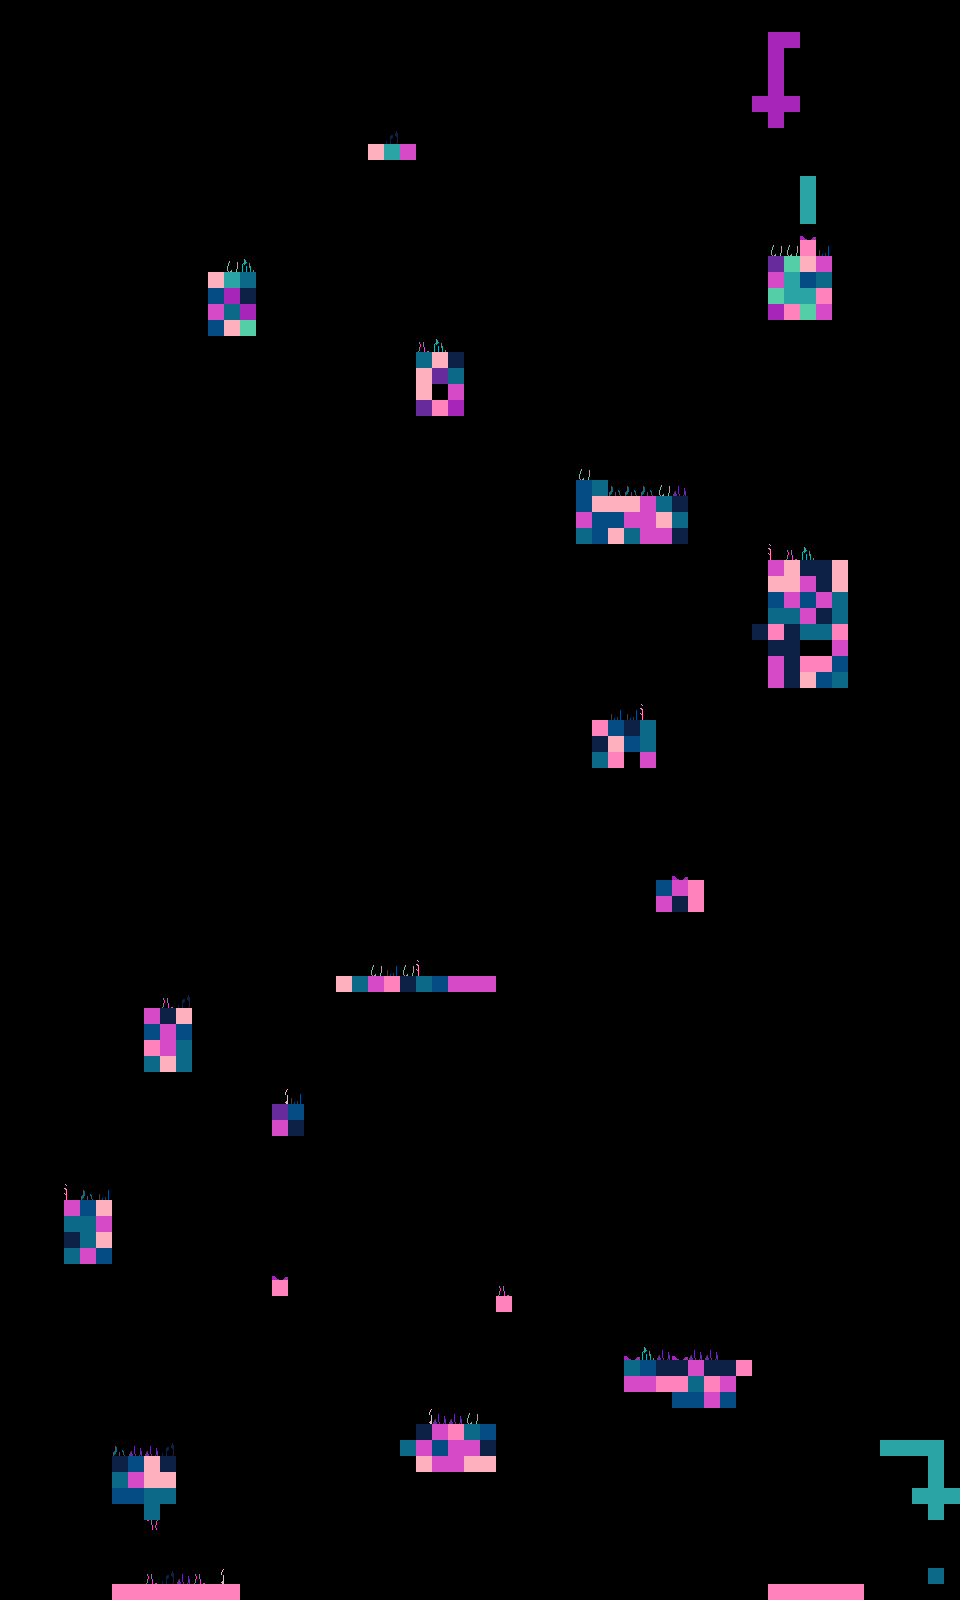

Below is a game level as drawn by its tile map, then a one-line description and the .tmx that defines it (tile-layer data replaced by summaries):
An orthogonal 60x100 tile map with 16x16 px tiles, 5 tile layers (physics, fillins, GOUPS, GODOWNS, ...).

<map version="1.10" tiledversion="1.10.1" orientation="orthogonal" renderorder="right-down" width="60" height="100" tilewidth="16" tileheight="16" infinite="0" nextlayerid="6" nextobjectid="1">
 <editorsettings>
  <export target="one_.csv" format="csv" />
 </editorsettings>
 <tileset firstgid="1" source="../tileset.tsx" />
 <layer id="1" name="physics" width="60" height="100">
  <data>[6000 cells, 224 non-empty, 10 distinct tile ids]</data>
 </layer>
 <layer id="2" name="fillins" width="60" height="100">
  <data>[6000 cells, 64 non-empty, 11 distinct tile ids]</data>
 </layer>
 <layer id="4" name="GOUPS" width="60" height="100">
  <data>[6000 cells, 12 non-empty, 2 distinct tile ids]</data>
 </layer>
 <layer id="5" name="GODOWNS" width="60" height="100">
  <data>[6000 cells, 1 non-empty, 1 distinct tile ids]</data>
 </layer>
 <layer id="3" name="playerpos" width="60" height="100">
  <data>[6000 cells, 1 non-empty, 1 distinct tile ids]</data>
 </layer>
</map>